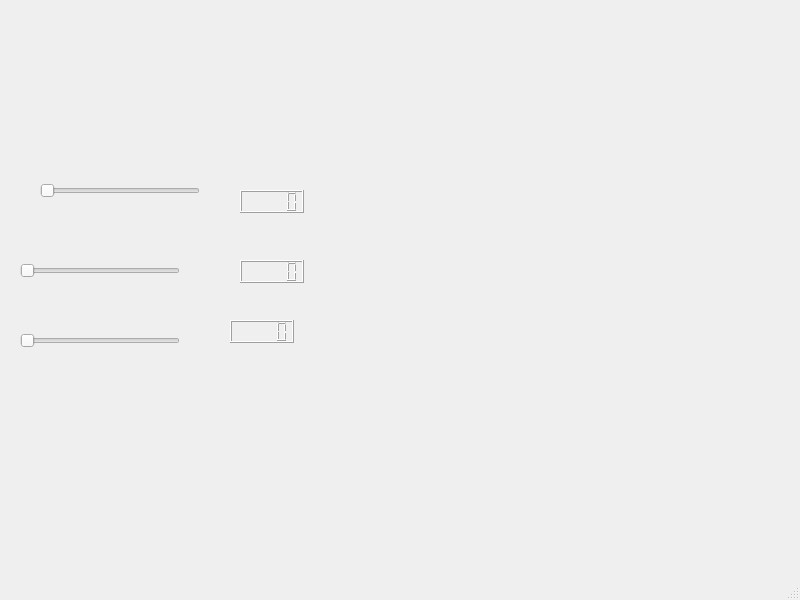
<?xml version="1.0" encoding="UTF-8"?>
<ui version="4.0">
 <class>PCLViewer</class>
 <widget class="QMainWindow" name="PCLViewer">
  <property name="geometry">
   <rect>
    <x>0</x>
    <y>0</y>
    <width>800</width>
    <height>600</height>
   </rect>
  </property>
  <property name="windowTitle">
   <string>MainWindow</string>
  </property>
  <widget class="QWidget" name="centralwidget">
   <widget class="QSlider" name="horizontalSlider">
    <property name="geometry">
     <rect>
      <x>20</x>
      <y>330</y>
      <width>160</width>
      <height>22</height>
     </rect>
    </property>
    <property name="orientation">
     <enum>Qt::Horizontal</enum>
    </property>
   </widget>
   <widget class="QSlider" name="horizontalSlider_2">
    <property name="geometry">
     <rect>
      <x>20</x>
      <y>260</y>
      <width>160</width>
      <height>22</height>
     </rect>
    </property>
    <property name="orientation">
     <enum>Qt::Horizontal</enum>
    </property>
   </widget>
   <widget class="QSlider" name="horizontalSlider_3">
    <property name="geometry">
     <rect>
      <x>40</x>
      <y>180</y>
      <width>160</width>
      <height>22</height>
     </rect>
    </property>
    <property name="orientation">
     <enum>Qt::Horizontal</enum>
    </property>
   </widget>
   <widget class="QLCDNumber" name="lcdNumber">
    <property name="geometry">
     <rect>
      <x>240</x>
      <y>190</y>
      <width>64</width>
      <height>23</height>
     </rect>
    </property>
   </widget>
   <widget class="QLCDNumber" name="lcdNumber_2">
    <property name="geometry">
     <rect>
      <x>240</x>
      <y>260</y>
      <width>64</width>
      <height>23</height>
     </rect>
    </property>
   </widget>
   <widget class="QLCDNumber" name="lcdNumber_3">
    <property name="geometry">
     <rect>
      <x>230</x>
      <y>320</y>
      <width>64</width>
      <height>23</height>
     </rect>
    </property>
   </widget>
  </widget>
  <widget class="QMenuBar" name="menubar">
   <property name="geometry">
    <rect>
     <x>0</x>
     <y>0</y>
     <width>800</width>
     <height>22</height>
    </rect>
   </property>
  </widget>
  <widget class="QStatusBar" name="statusbar"/>
 </widget>
 <resources/>
 <connections>
  <connection>
   <sender>horizontalSlider</sender>
   <signal>sliderMoved(int)</signal>
   <receiver>lcdNumber_3</receiver>
   <slot>display(int)</slot>
   <hints>
    <hint type="sourcelabel">
     <x>99</x>
     <y>362</y>
    </hint>
    <hint type="destinationlabel">
     <x>261</x>
     <y>353</y>
    </hint>
   </hints>
  </connection>
  <connection>
   <sender>horizontalSlider_2</sender>
   <signal>sliderMoved(int)</signal>
   <receiver>lcdNumber_2</receiver>
   <slot>display(int)</slot>
   <hints>
    <hint type="sourcelabel">
     <x>99</x>
     <y>292</y>
    </hint>
    <hint type="destinationlabel">
     <x>271</x>
     <y>293</y>
    </hint>
   </hints>
  </connection>
  <connection>
   <sender>horizontalSlider_3</sender>
   <signal>sliderMoved(int)</signal>
   <receiver>lcdNumber</receiver>
   <slot>display(int)</slot>
   <hints>
    <hint type="sourcelabel">
     <x>119</x>
     <y>212</y>
    </hint>
    <hint type="destinationlabel">
     <x>271</x>
     <y>223</y>
    </hint>
   </hints>
  </connection>
 </connections>
</ui>
